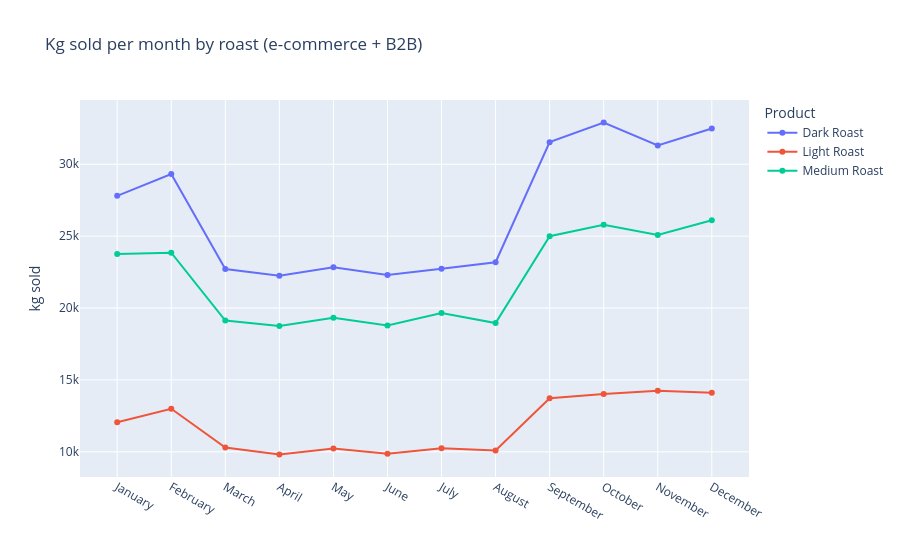

Source (notebook cell):
### Markdown cell above
### 4.3 Vraag — seizoenspatroon
**Wat en waarom:** we tellen de verkochte kg per maand en per branding. Als de vraag schommelt maar de productie niet, ontstaat voorraadopbouw (met risico op bederf) of juist tekort. Verwachting: meer koffie in de koudere maanden.

### Code cell
sales_month = (pd.concat([ecom[["month", "Product", "kg", "Value"]], b2b[["month", "Product", "kg", "Value"]]])
                 .groupby(["month", "Product"], observed=True)[["kg", "Value"]].sum().reset_index())
total_month = sales_month.groupby("month", observed=True)[["kg", "Value"]].sum()
display(total_month.T)

fig = px.line(sales_month, x="month", y="kg", color="Product", markers=True,
              title="Kg sold per month by roast (e-commerce + B2B)", labels={"kg": "kg sold", "month": ""})
fig.show()

### Figure 1 — Plotly figure (JSON) as saved in the notebook; plotly's stock layout.template omitted (floating-point values rounded to 4 significant figures)
{"data": [{"hovertemplate": "Product=Dark Roast<br>=%{x}<br>kg sold=%{y}<extra></extra>", "legendgroup": "Dark Roast", "line": {"color": "#636efa", "dash": "solid"}, "marker": {"symbol": "circle"}, "mode": "lines+markers", "name": "Dark Roast", "orientation": "v", "showlegend": true, "type": "scatter", "x": ["January", "February", "March", "April", "May", "June", "July", "August", "September", "October", "November", "December"], "xaxis": "x", "y": [27800.0, 29330.0, 22710.0, 22250.0, 22840.0, 22290.0, 22730.0, 23180.0, 31540.0, 32900.0, 31310.0, 32490.0], "yaxis": "y"}, {"hovertemplate": "Product=Light Roast<br>=%{x}<br>kg sold=%{y}<extra></extra>", "legendgroup": "Light Roast", "line": {"color": "#EF553B", "dash": "solid"}, "marker": {"symbol": "circle"}, "mode": "lines+markers", "name": "Light Roast", "orientation": "v", "showlegend": true, "type": "scatter", "x": ["January", "February", "March", "April", "May", "June", "July", "August", "September", "October", "November", "December"], "xaxis": "x", "y": [12050.0, 13000.0, 10300.0, 9820.0, 10230.0, 9867.0, 10250.0, 10090.0, 13720.0, 14020.0, 14240.0, 14120.0], "yaxis": "y"}, {"hovertemplate": "Product=Medium Roast<br>=%{x}<br>kg sold=%{y}<extra></extra>", "legendgroup": "Medium Roast", "line": {"color": "#00cc96", "dash": "solid"}, "marker": {"symbol": "circle"}, "mode": "lines+markers", "name": "Medium Roast", "orientation": "v", "showlegend": true, "type": "scatter", "x": ["January", "February", "March", "April", "May", "June", "July", "August", "September", "October", "November", "December"], "xaxis": "x", "y": [23760.0, 23850.0, 19130.0, 18750.0, 19330.0, 18780.0, 19650.0, 18960.0, 24990.0, 25800.0, 25090.0, 26100.0], "yaxis": "y"}], "layout": {"legend": {"title": {"text": "Product"}, "tracegroupgap": 0}, "title": {"text": "Kg sold per month by roast (e-commerce + B2B)"}, "xaxis": {"anchor": "y", "domain": [0, 1], "title": {"text": ""}}, "yaxis": {"anchor": "x", "domain": [0, 1], "title": {"text": "kg sold"}}}}
